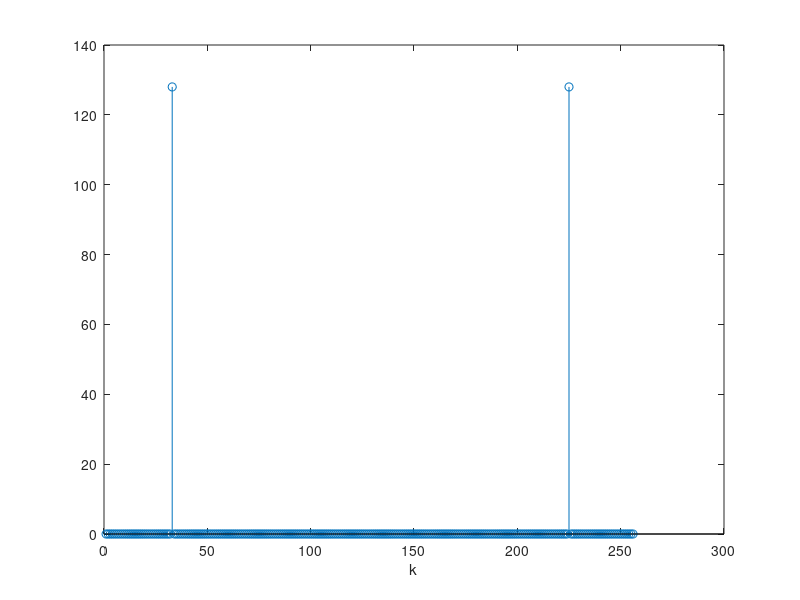
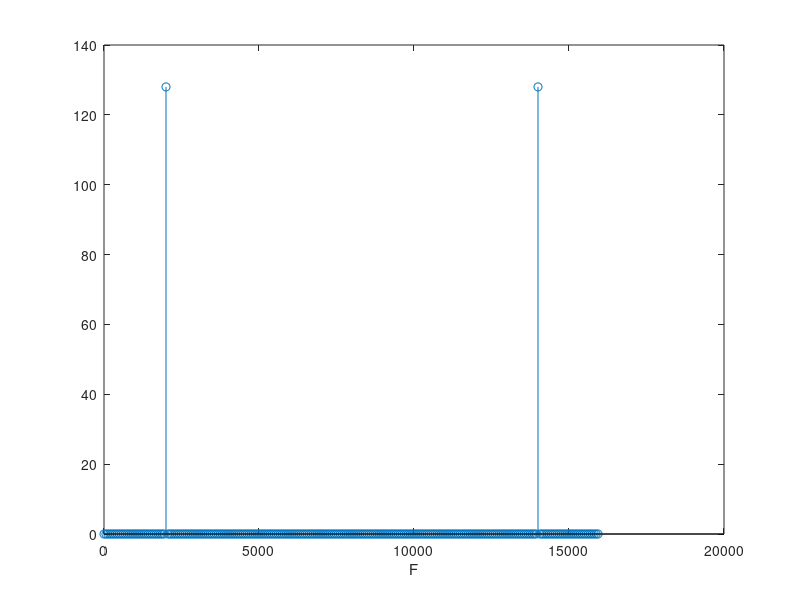
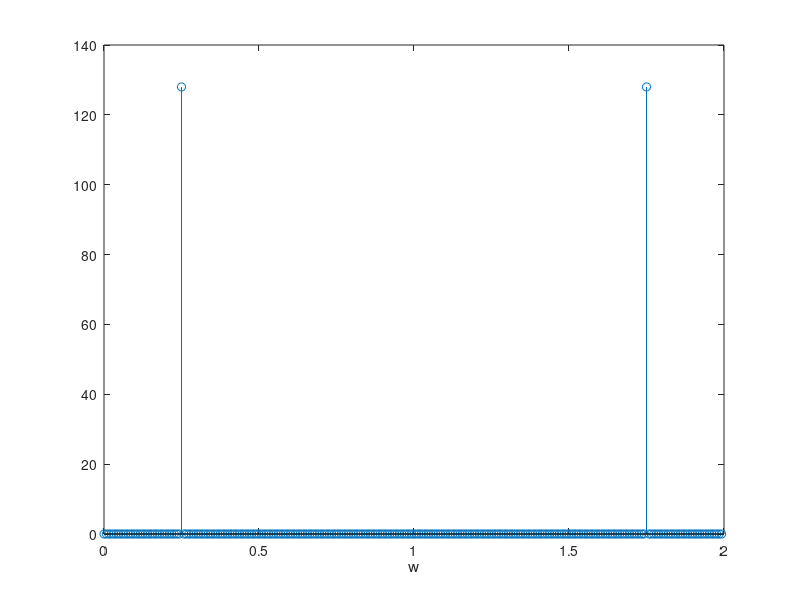

These charts were generated, in order, by the following MATLAB code:
clc; clear all; close all;

N = 256;
% w = 2*pi*64;
w = pi/4;
f_s = 16000;

n = 0:N-1;
x = cos(w*n);
X = fft(x);

k = n;
w_ax = 2*pi*k/N;
f_ax = f_s*k/N;
% vzorkova osa - k
figure
stem(abs(X))
xlabel("k")
% frekvence na ose
figure
stem(f_ax, abs(X))
xlabel("F")
% 0 - 2pi
figure
stem(w_ax/pi, abs(X))
xlabel("w")